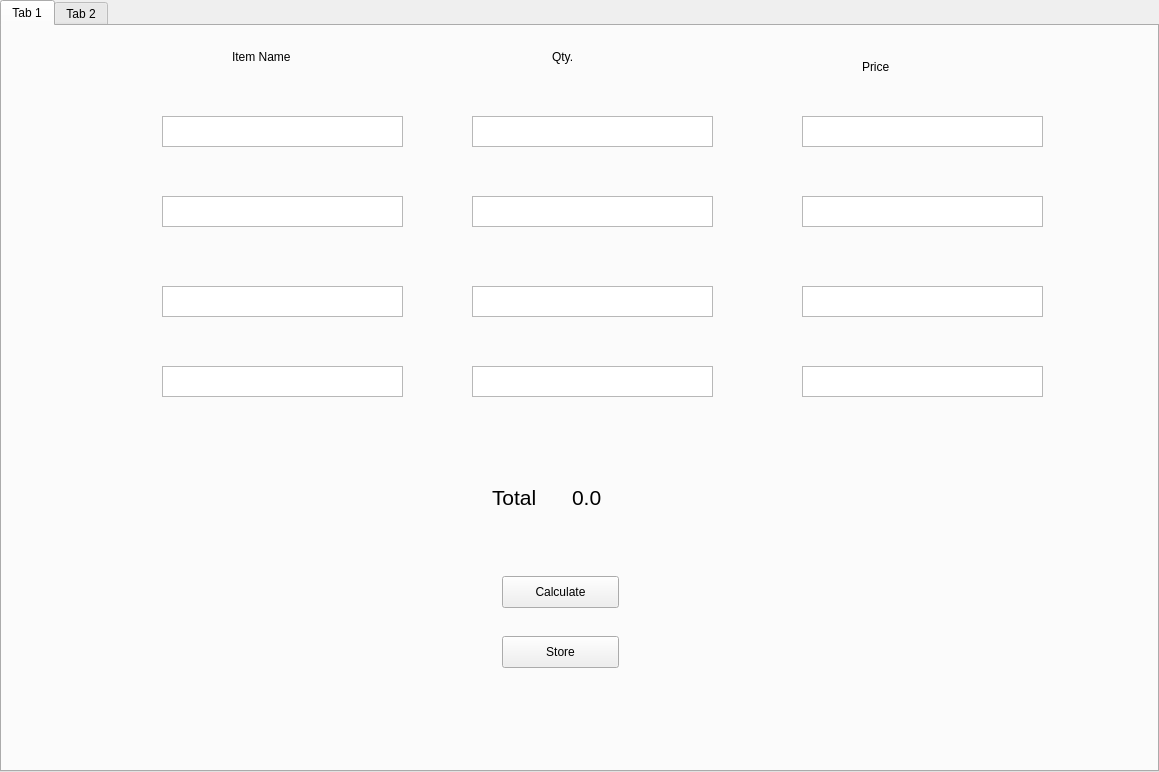
<?xml version="1.0" encoding="UTF-8"?>
<ui version="4.0">
 <class>TabWidget</class>
 <widget class="QTabWidget" name="TabWidget">
  <property name="geometry">
   <rect>
    <x>0</x>
    <y>0</y>
    <width>1159</width>
    <height>772</height>
   </rect>
  </property>
  <property name="windowTitle">
   <string>TabWidget</string>
  </property>
  <property name="currentIndex">
   <number>0</number>
  </property>
  <widget class="QWidget" name="tab">
   <attribute name="title">
    <string>Tab 1</string>
   </attribute>
   <widget class="QPlainTextEdit" name="plainTextEdit">
    <property name="geometry">
     <rect>
      <x>160</x>
      <y>90</y>
      <width>241</width>
      <height>31</height>
     </rect>
    </property>
   </widget>
   <widget class="QPlainTextEdit" name="plainTextEdit_2">
    <property name="geometry">
     <rect>
      <x>160</x>
      <y>170</y>
      <width>241</width>
      <height>31</height>
     </rect>
    </property>
   </widget>
   <widget class="QPlainTextEdit" name="plainTextEdit_3">
    <property name="geometry">
     <rect>
      <x>160</x>
      <y>260</y>
      <width>241</width>
      <height>31</height>
     </rect>
    </property>
   </widget>
   <widget class="QPlainTextEdit" name="plainTextEdit_4">
    <property name="geometry">
     <rect>
      <x>160</x>
      <y>340</y>
      <width>241</width>
      <height>31</height>
     </rect>
    </property>
   </widget>
   <widget class="QPlainTextEdit" name="plainTextEdit_5">
    <property name="geometry">
     <rect>
      <x>470</x>
      <y>340</y>
      <width>241</width>
      <height>31</height>
     </rect>
    </property>
   </widget>
   <widget class="QPlainTextEdit" name="plainTextEdit_6">
    <property name="geometry">
     <rect>
      <x>470</x>
      <y>170</y>
      <width>241</width>
      <height>31</height>
     </rect>
    </property>
   </widget>
   <widget class="QPlainTextEdit" name="plainTextEdit_7">
    <property name="geometry">
     <rect>
      <x>470</x>
      <y>90</y>
      <width>241</width>
      <height>31</height>
     </rect>
    </property>
   </widget>
   <widget class="QPlainTextEdit" name="plainTextEdit_8">
    <property name="geometry">
     <rect>
      <x>470</x>
      <y>260</y>
      <width>241</width>
      <height>31</height>
     </rect>
    </property>
   </widget>
   <widget class="QPlainTextEdit" name="plainTextEdit_9">
    <property name="geometry">
     <rect>
      <x>800</x>
      <y>340</y>
      <width>241</width>
      <height>31</height>
     </rect>
    </property>
   </widget>
   <widget class="QPlainTextEdit" name="plainTextEdit_10">
    <property name="geometry">
     <rect>
      <x>800</x>
      <y>170</y>
      <width>241</width>
      <height>31</height>
     </rect>
    </property>
   </widget>
   <widget class="QPlainTextEdit" name="plainTextEdit_11">
    <property name="geometry">
     <rect>
      <x>800</x>
      <y>90</y>
      <width>241</width>
      <height>31</height>
     </rect>
    </property>
   </widget>
   <widget class="QPlainTextEdit" name="plainTextEdit_12">
    <property name="geometry">
     <rect>
      <x>800</x>
      <y>260</y>
      <width>241</width>
      <height>31</height>
     </rect>
    </property>
   </widget>
   <widget class="QPushButton" name="pushButton">
    <property name="geometry">
     <rect>
      <x>500</x>
      <y>550</y>
      <width>117</width>
      <height>32</height>
     </rect>
    </property>
    <property name="text">
     <string>Calculate</string>
    </property>
   </widget>
   <widget class="QPushButton" name="pushButton_2">
    <property name="geometry">
     <rect>
      <x>500</x>
      <y>610</y>
      <width>117</width>
      <height>32</height>
     </rect>
    </property>
    <property name="text">
     <string>Store</string>
    </property>
   </widget>
   <widget class="QLabel" name="label">
    <property name="geometry">
     <rect>
      <x>230</x>
      <y>20</y>
      <width>111</width>
      <height>22</height>
     </rect>
    </property>
    <property name="text">
     <string>Item Name</string>
    </property>
   </widget>
   <widget class="QLabel" name="label_3">
    <property name="geometry">
     <rect>
      <x>550</x>
      <y>20</y>
      <width>111</width>
      <height>22</height>
     </rect>
    </property>
    <property name="text">
     <string>Qty.</string>
    </property>
   </widget>
   <widget class="QLabel" name="label_4">
    <property name="geometry">
     <rect>
      <x>860</x>
      <y>30</y>
      <width>111</width>
      <height>22</height>
     </rect>
    </property>
    <property name="text">
     <string>Price</string>
    </property>
   </widget>
   <widget class="QLabel" name="label_2">
    <property name="geometry">
     <rect>
      <x>490</x>
      <y>460</y>
      <width>111</width>
      <height>22</height>
     </rect>
    </property>
    <property name="font">
     <font>
      <pointsize>16</pointsize>
     </font>
    </property>
    <property name="text">
     <string>Total</string>
    </property>
   </widget>
   <widget class="QLabel" name="label_5">
    <property name="geometry">
     <rect>
      <x>570</x>
      <y>460</y>
      <width>111</width>
      <height>22</height>
     </rect>
    </property>
    <property name="font">
     <font>
      <pointsize>16</pointsize>
      <weight>50</weight>
      <italic>false</italic>
      <bold>false</bold>
     </font>
    </property>
    <property name="text">
     <string>0.0</string>
    </property>
   </widget>
  </widget>
  <widget class="QWidget" name="tab">
   <attribute name="title">
    <string>Tab 2</string>
   </attribute>
  </widget>
 </widget>
 <resources/>
 <connections/>
</ui>
